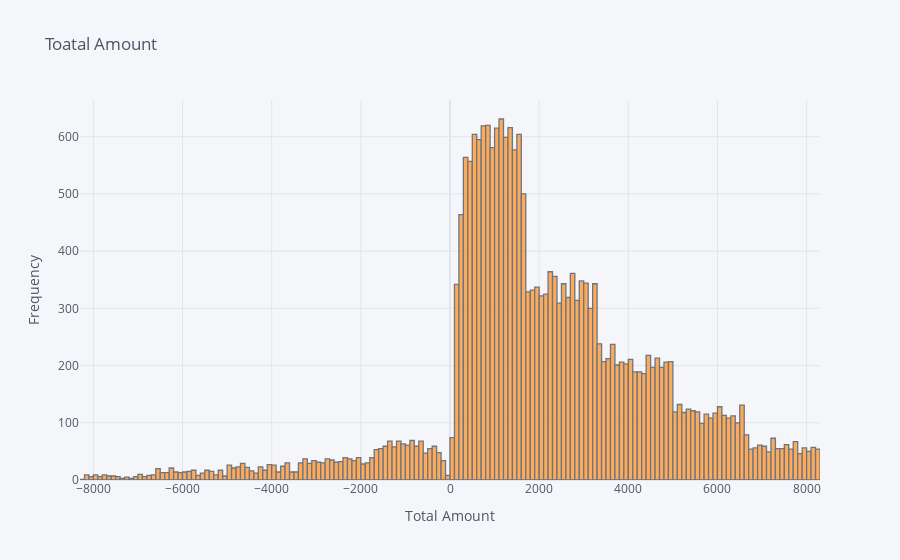

Notebook cell for this chart:
### Code cell
Customer_Final['total_amt'].iplot(kind='hist',xTitle='Total Amount',yTitle='Frequency',title='Toatal Amount')

### Figure 1 — Plotly figure (JSON) as saved in the notebook; plotly's stock layout.template omitted (floating-point values rounded to 4 significant figures; data arrays with more than 128 entries replaced by an {"elided": "..."} marker saying what was removed)
{"data": [{"histfunc": "count", "histnorm": "", "marker": {"color": "rgba(255, 153, 51, 1.0)", "line": {"color": "#4D5663", "width": 1.3}}, "name": "total_amt", "opacity": 0.8, "orientation": "v", "type": "histogram", "x": {"elided": "23053 float values"}}], "layout": {"barmode": "overlay", "legend": {"bgcolor": "#F5F6F9", "font": {"color": "#4D5663"}}, "paper_bgcolor": "#F5F6F9", "plot_bgcolor": "#F5F6F9", "title": {"font": {"color": "#4D5663"}, "text": "Toatal Amount"}, "xaxis": {"gridcolor": "#E1E5ED", "showgrid": true, "tickfont": {"color": "#4D5663"}, "title": {"font": {"color": "#4D5663"}, "text": "Total Amount"}, "zerolinecolor": "#E1E5ED"}, "yaxis": {"gridcolor": "#E1E5ED", "showgrid": true, "tickfont": {"color": "#4D5663"}, "title": {"font": {"color": "#4D5663"}, "text": "Frequency"}, "zerolinecolor": "#E1E5ED"}}}
